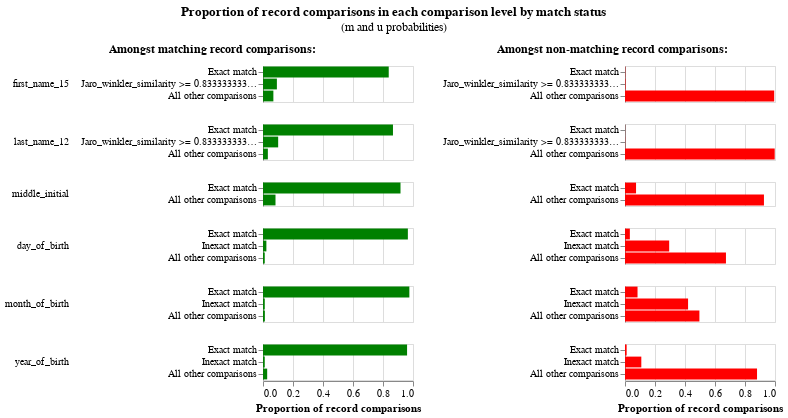

The cell this chart's notebook holds for it:
### Code cell
em_session_2.m_u_values_interactive_history_chart()
